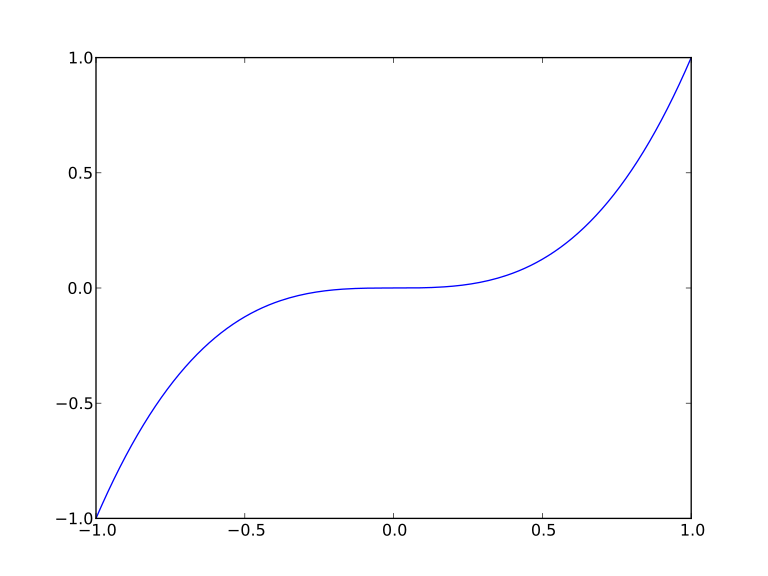

The Python source for this figure:
import matplotlib
matplotlib.use('SVG')

import matplotlib.pyplot as pyplot

# plotdata is a local module for our convenience
import plotdata

# x and y are lits of floating point numbers
x = plotdata.data01x
y = plotdata.data01y

# Plot y against x
pyplot.plot(x,y)

pyplot.savefig('example01t.svg')
